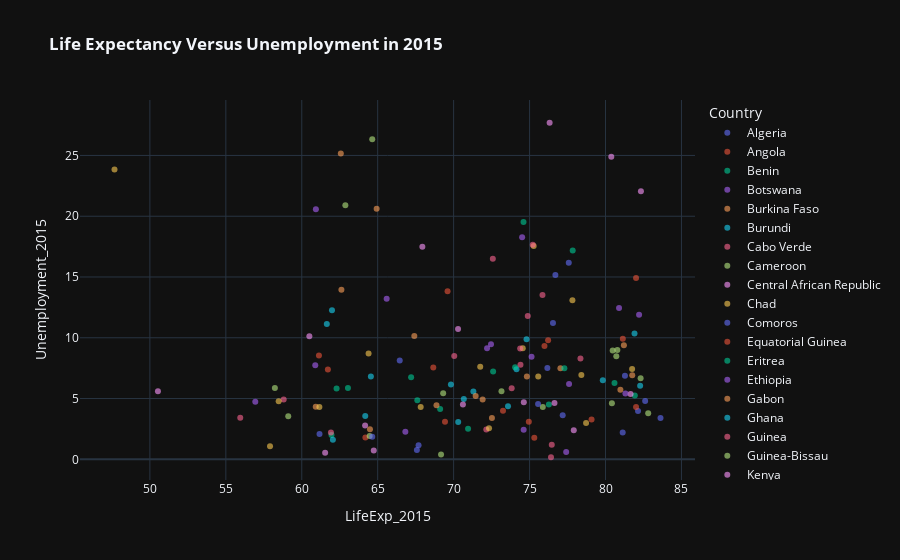

Notebook cell for this chart:
### Code cell
px.scatter(df,y='Unemployment_2015',x='LifeExp_2015',color='Country',template='plotly_dark',opacity=0.6,title='<b> Life Expectancy Versus Unemployment in 2015 </b>')
